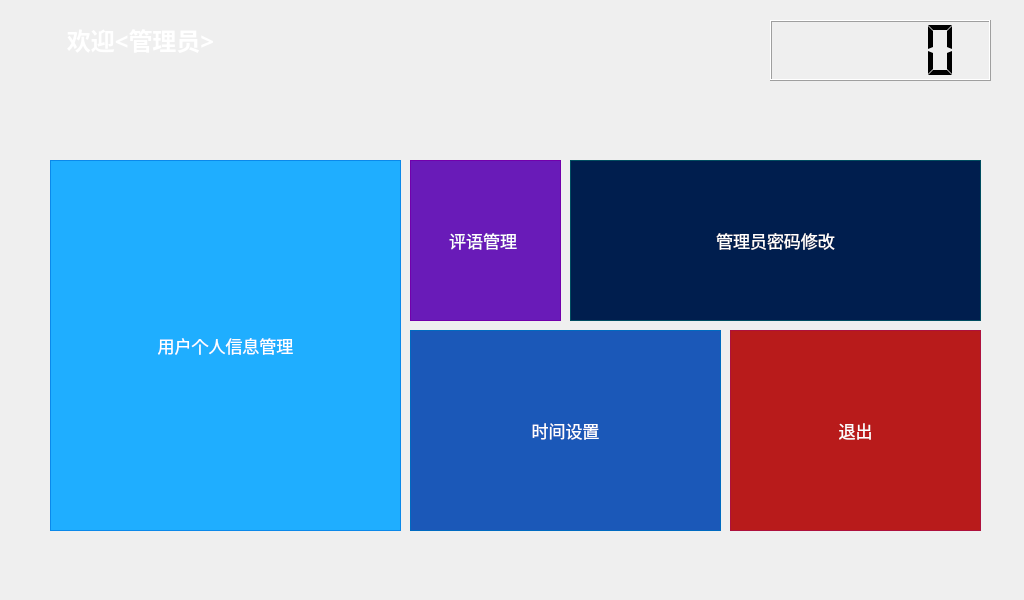
<?xml version="1.0" encoding="UTF-8"?>
<ui version="4.0">
 <class>Admin_Center</class>
 <widget class="QWidget" name="Admin_Center">
  <property name="geometry">
   <rect>
    <x>0</x>
    <y>0</y>
    <width>1024</width>
    <height>600</height>
   </rect>
  </property>
  <property name="cursor">
   <cursorShape>BlankCursor</cursorShape>
  </property>
  <property name="windowTitle">
   <string>Admin_Center</string>
  </property>
  <widget class="QLabel" name="lblInfo">
   <property name="geometry">
    <rect>
     <x>10</x>
     <y>10</y>
     <width>261</width>
     <height>61</height>
    </rect>
   </property>
   <property name="font">
    <font>
     <family>微软雅黑</family>
     <pointsize>18</pointsize>
     <weight>75</weight>
     <bold>true</bold>
    </font>
   </property>
   <property name="styleSheet">
    <string notr="true">color: rgb(255, 255, 255);</string>
   </property>
   <property name="text">
    <string>欢迎&lt;管理员&gt;</string>
   </property>
   <property name="alignment">
    <set>Qt::AlignCenter</set>
   </property>
  </widget>
  <widget class="QLCDNumber" name="lcdNumber">
   <property name="geometry">
    <rect>
     <x>770</x>
     <y>20</y>
     <width>221</width>
     <height>61</height>
    </rect>
   </property>
   <property name="font">
    <font>
     <family>Roboto</family>
     <pointsize>18</pointsize>
     <weight>50</weight>
     <bold>false</bold>
    </font>
   </property>
   <property name="autoFillBackground">
    <bool>false</bool>
   </property>
   <property name="segmentStyle">
    <enum>QLCDNumber::Flat</enum>
   </property>
  </widget>
  <widget class="QPushButton" name="btnUserInfo">
   <property name="geometry">
    <rect>
     <x>50</x>
     <y>160</y>
     <width>351</width>
     <height>371</height>
    </rect>
   </property>
   <property name="font">
    <font>
     <pointsize>13</pointsize>
     <stylestrategy>PreferAntialias</stylestrategy>
    </font>
   </property>
   <property name="cursor">
    <cursorShape>BlankCursor</cursorShape>
   </property>
   <property name="focusPolicy">
    <enum>Qt::NoFocus</enum>
   </property>
   <property name="styleSheet">
    <string notr="true">QPushButton#btnUserInfo
{
    color:white;
    background-color:rgb(31 , 174 , 255);
    border: 1px solid rgb(11 , 137 , 234);
}
QPushButton#btnUserInfo:hover
{
    color:white;
    background-color:rgb(44 , 137 , 255);
    border: 1px solid rgb(11 , 137 , 234);
}
QPushButton#btnUserInfo:pressed
{
    color:white;
    background-color:rgb(14 , 135 , 228);
    border: 1px solid rgb(12 , 138 , 235);
    padding-left:3px;
    padding-top:3px;
}</string>
   </property>
   <property name="text">
    <string>用户个人信息管理</string>
   </property>
   <property name="icon">
    <iconset resource="imageIcon.qrc">
     <normaloff>:/imgIcon/appbar.people.profile.png</normaloff>:/imgIcon/appbar.people.profile.png</iconset>
   </property>
   <property name="iconSize">
    <size>
     <width>76</width>
     <height>76</height>
    </size>
   </property>
   <property name="autoRepeatDelay">
    <number>300</number>
   </property>
  </widget>
  <widget class="QPushButton" name="btnComment">
   <property name="geometry">
    <rect>
     <x>410</x>
     <y>160</y>
     <width>151</width>
     <height>161</height>
    </rect>
   </property>
   <property name="font">
    <font>
     <pointsize>13</pointsize>
    </font>
   </property>
   <property name="cursor">
    <cursorShape>BlankCursor</cursorShape>
   </property>
   <property name="focusPolicy">
    <enum>Qt::NoFocus</enum>
   </property>
   <property name="styleSheet">
    <string notr="true">QPushButton#btnComment
{
    color:white;
    background-color:rgb(105 , 27 , 184);
    border: 1px solid rgb(114 , 0 , 172);
}
QPushButton#btnComment:hover
{
    color:white;
    background-color:rgb(70 , 23 , 180);
    border: 1px solid rgb(11 , 137 , 234);
}
QPushButton#btnComment:pressed
{
    color:white;

    background-color:rgb(114 , 0 , 172);
    border: 1px solid rgb(12 , 138 , 235);
    padding-left:3px;
    padding-top:3px;
}</string>
   </property>
   <property name="text">
    <string>评语管理 </string>
   </property>
   <property name="icon">
    <iconset resource="imageIcon.qrc">
     <normaloff>:/imgIcon/appbar.draw.pencil.reflection.png</normaloff>:/imgIcon/appbar.draw.pencil.reflection.png</iconset>
   </property>
   <property name="iconSize">
    <size>
     <width>76</width>
     <height>76</height>
    </size>
   </property>
  </widget>
  <widget class="QPushButton" name="btnModifyPwd">
   <property name="geometry">
    <rect>
     <x>570</x>
     <y>160</y>
     <width>411</width>
     <height>161</height>
    </rect>
   </property>
   <property name="font">
    <font>
     <pointsize>13</pointsize>
    </font>
   </property>
   <property name="cursor">
    <cursorShape>BlankCursor</cursorShape>
   </property>
   <property name="focusPolicy">
    <enum>Qt::NoFocus</enum>
   </property>
   <property name="styleSheet">
    <string notr="true">QPushButton#btnModifyPwd
{
    color:white;
    background-color:rgb(0 , 30 , 78);
    border: 1px solid rgb(0 , 77 , 96);
}
QPushButton#btnModifyPwd:hover
{
    color:white;
    background-color:rgb(37 , 37 , 37);
    border: 1px solid rgb(11 , 137 , 234);
}
QPushButton#btnModifyPwd:pressed
{
    color:white;
    background-color:rgb(0 , 77 , 96);
    border: 1px solid rgb(12 , 138 , 235);
    padding-left:3px;
    padding-top:3px;
}</string>
   </property>
   <property name="text">
    <string>管理员密码修改</string>
   </property>
   <property name="icon">
    <iconset resource="imageIcon.qrc">
     <normaloff>:/imgIcon/appbar.cog.png</normaloff>:/imgIcon/appbar.cog.png</iconset>
   </property>
   <property name="iconSize">
    <size>
     <width>76</width>
     <height>76</height>
    </size>
   </property>
  </widget>
  <widget class="QPushButton" name="btnTime">
   <property name="geometry">
    <rect>
     <x>410</x>
     <y>330</y>
     <width>311</width>
     <height>201</height>
    </rect>
   </property>
   <property name="font">
    <font>
     <pointsize>13</pointsize>
    </font>
   </property>
   <property name="cursor">
    <cursorShape>BlankCursor</cursorShape>
   </property>
   <property name="focusPolicy">
    <enum>Qt::NoFocus</enum>
   </property>
   <property name="styleSheet">
    <string notr="true">QPushButton#btnTime
{
    color:white;
    background-color:rgb(27 , 88 , 184);
    border: 1px solid rgb(0 , 106 , 193);
}
QPushButton#btnTime:hover
{
    color:white;
    background-color:rgb(0 , 106 , 193);
    border: 1px solid rgb(11 , 137 , 234);
}
QPushButton#btnTime:pressed
{
    color:white;
    background-color:rgb(37 , 115 , 236);
    border: 1px solid rgb(12 , 138 , 235);
    padding-left:3px;
    padding-top:3px;
}</string>
   </property>
   <property name="text">
    <string>时间设置</string>
   </property>
   <property name="icon">
    <iconset resource="imageIcon.qrc">
     <normaloff>:/imgIcon/appbar.calendar.year.png</normaloff>:/imgIcon/appbar.calendar.year.png</iconset>
   </property>
   <property name="iconSize">
    <size>
     <width>76</width>
     <height>76</height>
    </size>
   </property>
  </widget>
  <widget class="QPushButton" name="btnExit">
   <property name="geometry">
    <rect>
     <x>730</x>
     <y>330</y>
     <width>251</width>
     <height>201</height>
    </rect>
   </property>
   <property name="font">
    <font>
     <pointsize>13</pointsize>
    </font>
   </property>
   <property name="cursor">
    <cursorShape>BlankCursor</cursorShape>
   </property>
   <property name="focusPolicy">
    <enum>Qt::NoFocus</enum>
   </property>
   <property name="styleSheet">
    <string notr="true">QPushButton#btnExit
{
    color:white;
    background-color:rgb(184 , 27 , 27);
    border: 1px solid rgb(174 , 17 , 61);
}

QPushButton#btnExit:hover
{
    color:white;
    background-color:rgb(184 , 27 , 108);
    border: 1px solid rgb(11 , 137 , 234);
}
QPushButton#btnExit:pressed
{
    color:white;
    background-color:rgb(176 , 30 , 0);
    border: 1px solid rgb(12 , 138 , 235);
    padding-left:3px;
    padding-top:3px;
}</string>
   </property>
   <property name="text">
    <string>退出</string>
   </property>
   <property name="icon">
    <iconset resource="imageIcon.qrc">
     <normaloff>:/imgIcon/appbar.close.png</normaloff>:/imgIcon/appbar.close.png</iconset>
   </property>
   <property name="iconSize">
    <size>
     <width>76</width>
     <height>76</height>
    </size>
   </property>
  </widget>
 </widget>
 <layoutdefault spacing="6" margin="11"/>
 <resources>
  <include location="imageIcon.qrc"/>
 </resources>
 <connections/>
</ui>
